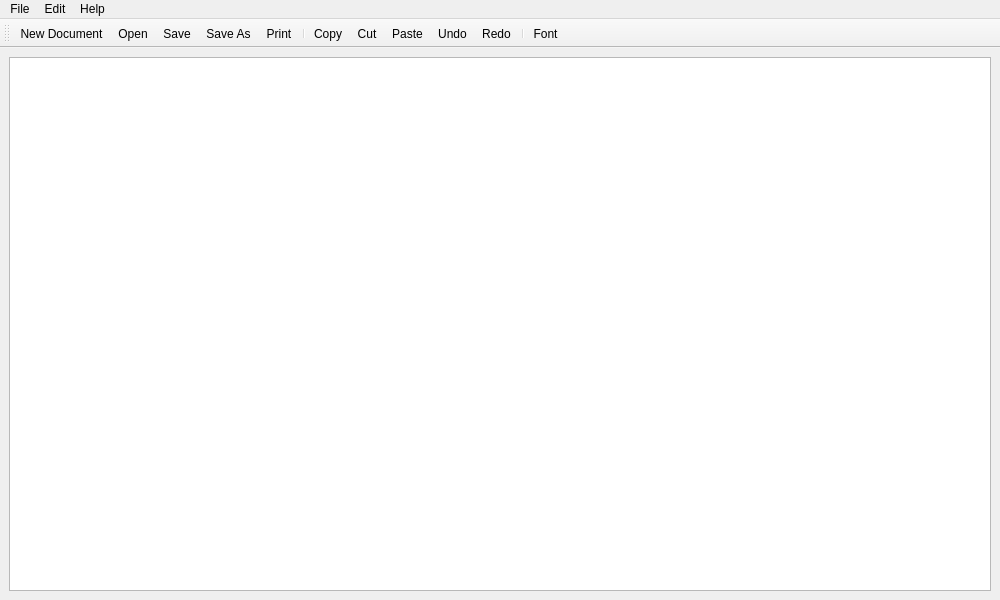
<?xml version="1.0" encoding="UTF-8"?>
<ui version="4.0">
 <class>Notepad</class>
 <widget class="QMainWindow" name="Notepad">
  <property name="geometry">
   <rect>
    <x>0</x>
    <y>0</y>
    <width>1000</width>
    <height>600</height>
   </rect>
  </property>
  <property name="windowTitle">
   <string>Notepad</string>
  </property>
  <widget class="QWidget" name="centralwidget">
   <layout class="QVBoxLayout" name="verticalLayout">
    <item>
     <widget class="QTextEdit" name="textEdit"/>
    </item>
   </layout>
  </widget>
  <widget class="QToolBar" name="toolBar">
   <property name="windowTitle">
    <string>Toolbar</string>
   </property>
   <property name="toolButtonStyle">
    <enum>Qt::ToolButtonFollowStyle</enum>
   </property>
   <attribute name="toolBarArea">
    <enum>TopToolBarArea</enum>
   </attribute>
   <attribute name="toolBarBreak">
    <bool>false</bool>
   </attribute>
   <addaction name="actionNewDocument"/>
   <addaction name="actionOpen"/>
   <addaction name="actionSave"/>
   <addaction name="actionSaveAs"/>
   <addaction name="actionPrint"/>
   <addaction name="separator"/>
   <addaction name="actionCopy"/>
   <addaction name="actionCut"/>
   <addaction name="actionPaste"/>
   <addaction name="actionUndo"/>
   <addaction name="actionRedo"/>
   <addaction name="separator"/>
   <addaction name="actionFonts"/>
  </widget>
  <widget class="QMenuBar" name="menuBar">
   <property name="geometry">
    <rect>
     <x>0</x>
     <y>0</y>
     <width>1000</width>
     <height>23</height>
    </rect>
   </property>
   <widget class="QMenu" name="menuFile">
    <property name="title">
     <string>File</string>
    </property>
    <addaction name="actionOpen"/>
    <addaction name="actionSave"/>
    <addaction name="actionSaveAs"/>
    <addaction name="separator"/>
    <addaction name="actionPrint"/>
   </widget>
   <widget class="QMenu" name="menuEdit">
    <property name="title">
     <string>Edit</string>
    </property>
    <addaction name="actionCopy"/>
    <addaction name="actionCut"/>
    <addaction name="actionPaste"/>
    <addaction name="separator"/>
    <addaction name="actionUndo"/>
    <addaction name="actionRedo"/>
   </widget>
   <widget class="QMenu" name="menuHelp">
    <property name="title">
     <string>Help</string>
    </property>
    <addaction name="actionAboutQt"/>
   </widget>
   <addaction name="menuFile"/>
   <addaction name="menuEdit"/>
   <addaction name="menuHelp"/>
  </widget>
  <action name="actionNewDocument">
   <property name="text">
    <string>New Document</string>
   </property>
   <property name="shortcut">
    <string>Ctrl+N</string>
   </property>
  </action>
  <action name="actionOpen">
   <property name="text">
    <string>Open</string>
   </property>
   <property name="shortcut">
    <string>Ctrl+O</string>
   </property>
  </action>
  <action name="actionSave">
   <property name="text">
    <string>Save</string>
   </property>
   <property name="shortcut">
    <string>Ctrl+S</string>
   </property>
  </action>
  <action name="actionSaveAs">
   <property name="text">
    <string>Save As</string>
   </property>
   <property name="shortcut">
    <string>Ctrl+Shift+S</string>
   </property>
  </action>
  <action name="actionPrint">
   <property name="text">
    <string>Print</string>
   </property>
   <property name="shortcut">
    <string>Ctrl+P</string>
   </property>
  </action>
  <action name="actionCopy">
   <property name="text">
    <string>Copy</string>
   </property>
   <property name="shortcut">
    <string>Ctrl+C</string>
   </property>
  </action>
  <action name="actionCut">
   <property name="text">
    <string>Cut</string>
   </property>
   <property name="shortcut">
    <string>Ctrl+X</string>
   </property>
  </action>
  <action name="actionPaste">
   <property name="text">
    <string>Paste</string>
   </property>
   <property name="shortcut">
    <string>Ctrl+V</string>
   </property>
  </action>
  <action name="actionUndo">
   <property name="text">
    <string>Undo</string>
   </property>
   <property name="shortcut">
    <string>Ctrl+Z</string>
   </property>
  </action>
  <action name="actionRedo">
   <property name="text">
    <string>Redo</string>
   </property>
   <property name="shortcut">
    <string>Ctrl+Shift+Z</string>
   </property>
  </action>
  <action name="actionFonts">
   <property name="text">
    <string>Font</string>
   </property>
  </action>
  <action name="actionAboutQt">
   <property name="text">
    <string>About Qt</string>
   </property>
  </action>
 </widget>
 <resources/>
 <connections/>
</ui>
